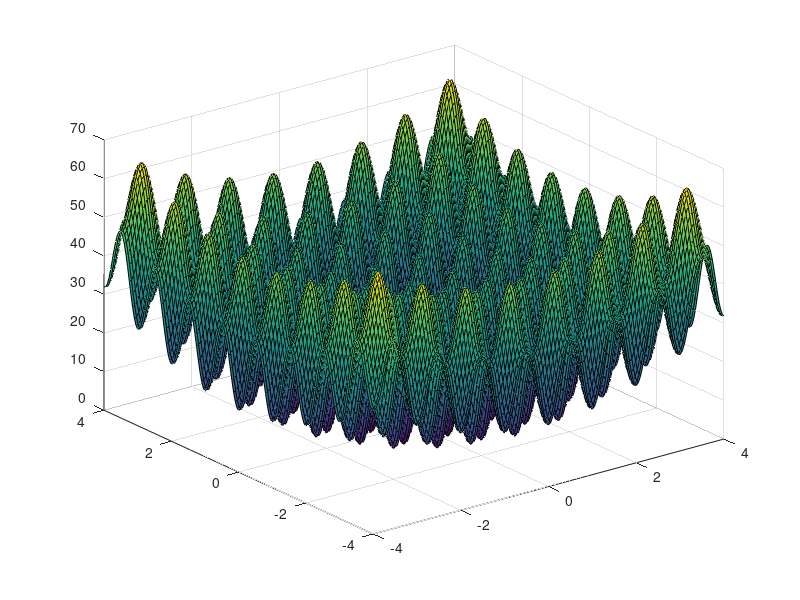
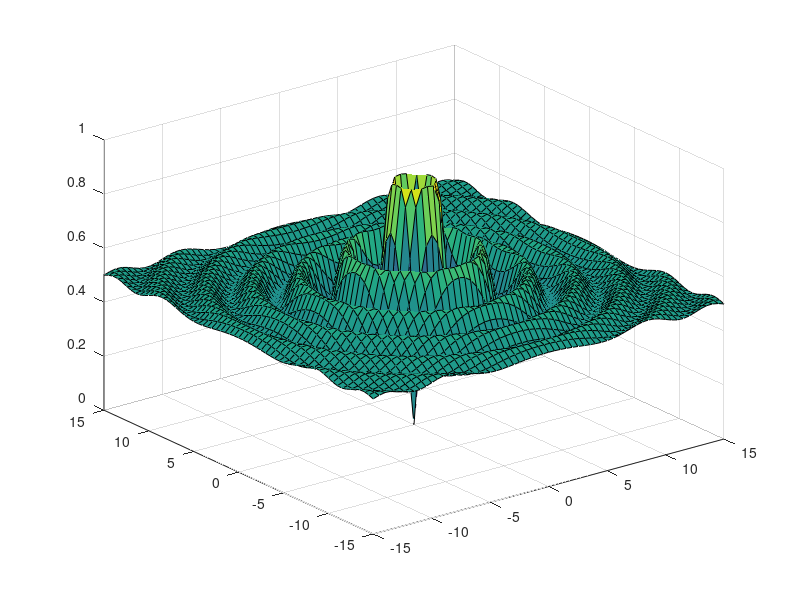

The MATLAB source for these figures, in order:
close all
N = 2;

[x1,x2] = meshgrid( -4:0.05:4, -4:0.05:4);

f = 10*N + (x1.^2 - 10*cos(2*pi*x1))+(x2.^2 - 10*cos(2*pi*x2));
f2 = 10*N + (x1^2 - 10*cos(2*pi*x1))+(x2^2 - 10*cos(2*pi*x2));
surf(x1,x2,f)
figure
surf(x1,x2,f2)

%%
close all
lim = 15;
[x,y] = meshgrid( -lim:0.5:lim, -lim:0.5:lim);

f = 0.5+ ((sin(sqrt(x.^2+y.^2)).^2)-0.5)./(1+(0.1*(x.^2+y.^2)));

surf(x,y,f)